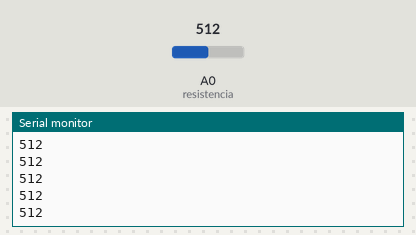
Recording of a sketch running on a simulated Arduino Uno, built with avr-gcc and run on an emulated ATmega328P. Parts: the last lines printed to the serial monitor. The inputs (shaded band) are chosen by the test bench; at power-on: A0 (resistencia) = 512.

Above: at 1.2 s.
1.3 s: A0 (resistencia) set to 716
At 1.31 s:
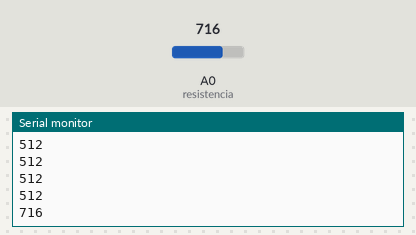
2.8 s: A0 (resistencia) set to 900
At 2.81 s:
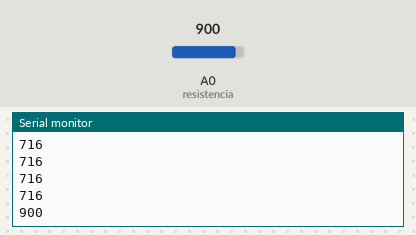
Timing chart, 0 to 5.8 s (numbered marks = the images above; inputs shaded):
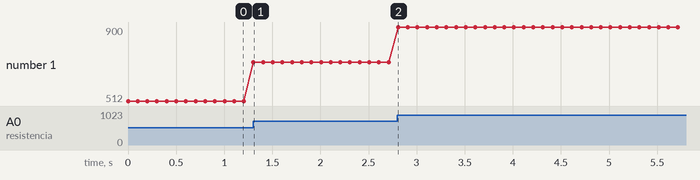

Measured:
- after the input at 1.3 s, the serial monitor: prints a new line at once (image 1)
- after the input at 2.8 s, the serial monitor: prints a new line at once (image 2)
- plotted number 1: 512 → 716 after the input at 1.3 s, 716 → 900 after the input at 2.8 s

The sketch:

POTENCIOMETRO-Entrada_analogica.ino
```cpp
//------------------------------------
//Funcion principal
//------------------------------------
int resistencia=A0;

void setup() // Se ejecuta cada vez que el Arduino se inicia
{
 pinMode(resistencia,INPUT);
 Serial.begin(9600); //Inicia comunicación serial
}
//------------------------------------
//Funcion ciclicla
//------------------------------------
void loop() // Esta funcion se mantiene ejecutando
{ // cuando este energizado el Arduino
 //Guardar en una variable entera el valor del potenciómetro 0 a 1024
 int valor= analogRead(resistencia);
 //Imprime en la consola serial el valor de la variable
 Serial.println(valor);
 //Retardo para la visualización de datos en la consola
 delay(100);
}
//Fin programa
```
